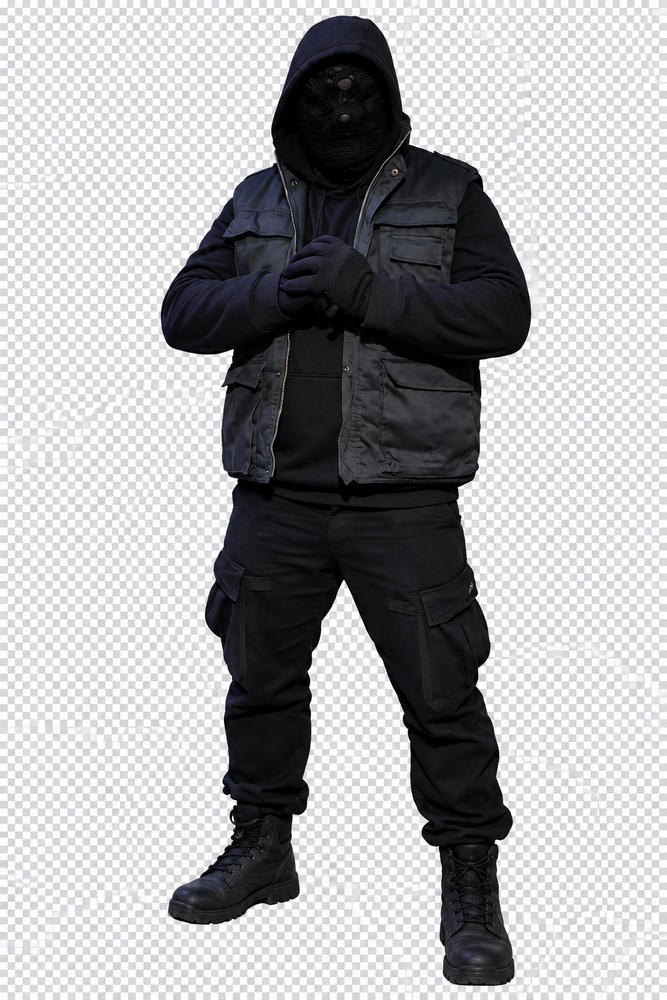
#> input picture assets/derived-down-trigger/down-trigger-masked-character-cutout-provisional-v01.png, 667 x 1000 px, shrunk from 1024 x 1536 before the run, found by its file name
$ python clean_generated_cutout_v01.py
#> lines starting #> are read from the running program, lines starting #| are printed output that depends on the picture
from pathlib import Path
from collections import deque
from PIL import Image


ROOT = Path(r"C:\Users\waou9\Documents\NJ\Portfolio immersif Nicolas Jez - MASTER")
SOURCE = ROOT / "assets" / "derived-down-trigger" / "down-trigger-masked-character-cutout-provisional-v01.png"
TARGET = ROOT / "assets" / "derived-down-trigger" / "down-trigger-masked-character-cutout-provisional-v01-clean.png"


def background_like(rgb):
    r, g, b = rgb
    return max(rgb) - min(rgb) <= 9 and min(rgb) >= 175


def main():
    im = Image.open(SOURCE).convert("RGBA")
    w, h = im.size
#> w = 667; h = 1000
    px = im.load()
    seen = bytearray(w * h)
    queue = deque()
    for x in range(w):
        queue.extend(((x, 0), (x, h - 1)))
    for y in range(h):
        queue.extend(((0, y), (w - 1, y)))
    while queue:
        x, y = queue.popleft()
        idx = y * w + x
        if seen[idx]:
            continue
        seen[idx] = 1
        if not background_like(px[x, y][:3]):
            continue
        r, g, b, _ = px[x, y]
        # The generator baked a checkerboard preview into RGB. Those pixels
        # must be fully transparent; retaining them would contaminate every
        # composite frame with a visible grid.
        px[x, y] = (r, g, b, 0)
        for nx, ny in ((x - 1, y), (x + 1, y), (x, y - 1), (x, y + 1)):
            if 0 <= nx < w and 0 <= ny < h and not seen[ny * w + nx]:
                queue.append((nx, ny))
#> this loop made 939822 passes
    im.save(TARGET)
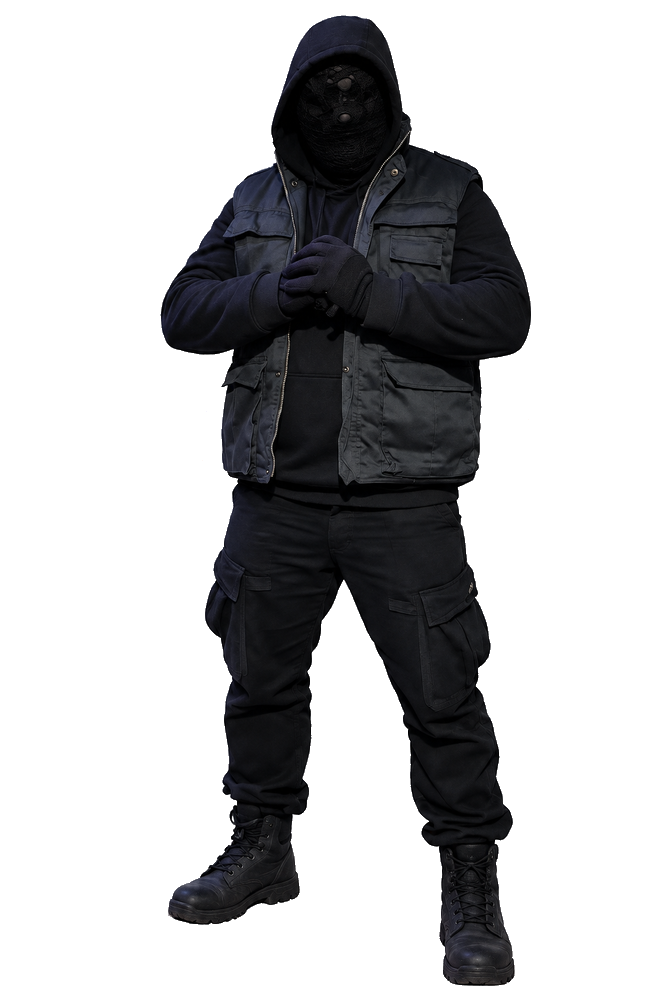
#> saved as down-trigger-masked-character-cutout-provisional-v01-clean.png: PIL image 667x1000 RGBA; mean R, G, B, A 171.7, 171.9, 174.2, 76; transparent parts drawn white
    print(TARGET)


if __name__ == "__main__":
    main()
